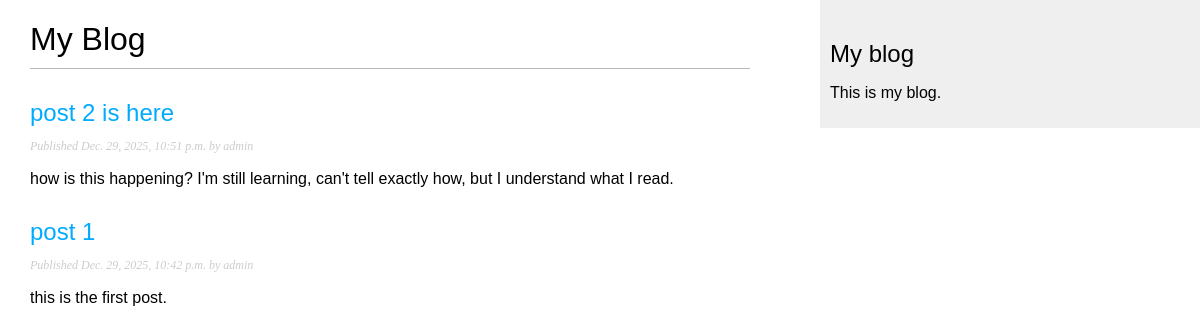
/blog/, run on an earlier commit of the app's database.
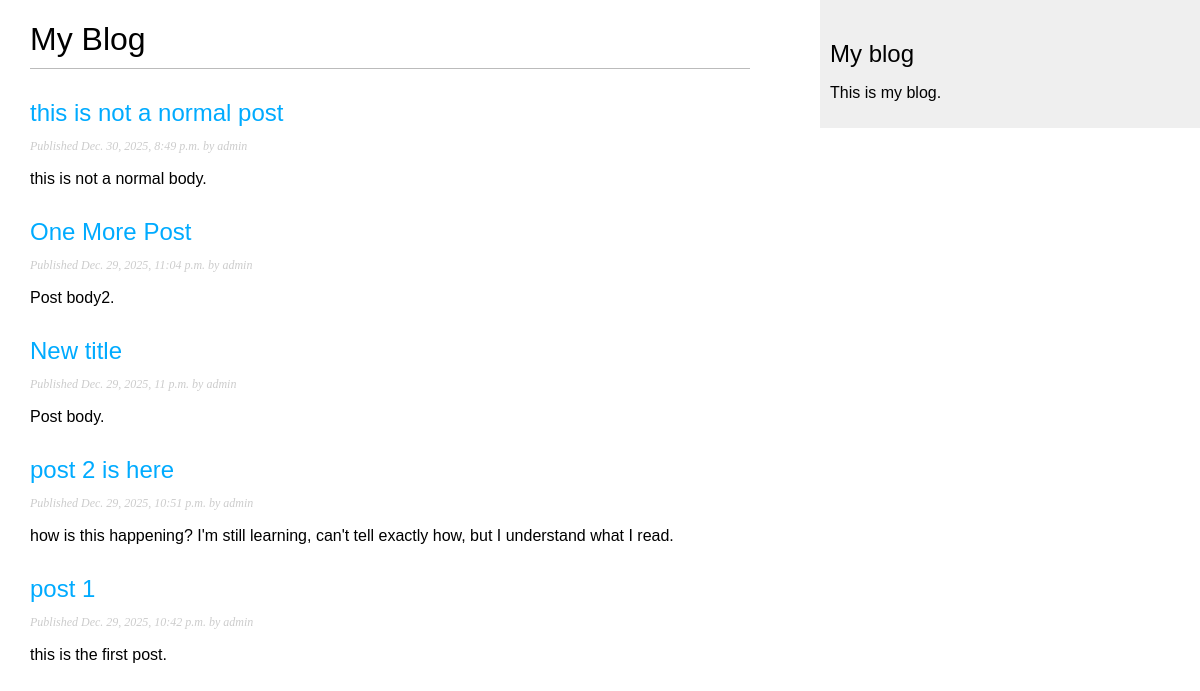
And on a later commit of the database.
### blog/models.py (models this page shows, shortened)
class Post(models.Model):
    class Status(models.TextChoices):
        DRAFT = 'DF', 'Draft'
        PUBLISHED = 'PB', 'Published'
    title = models.CharField(max_length=250)
    slug = models.SlugField(max_length=250)
    author = models.ForeignKey(
        settings.AUTH_USER_MODEL,
        on_delete=models.CASCADE,
        related_name='blog_posts'
    )
    body = models.TextField()
    publish = models.DateTimeField(default=timezone.now)
    created = models.DateTimeField(auto_now_add=True)
    updated = models.DateTimeField(auto_now=True)
    status = models.CharField(
    max_length=2,
    choices=Status,
    default=Status.DRAFT
    )
    objects = models.Manager() # The default manager.
    published = PublishedManager() # Our custom manager.
    class Meta:
        ordering = ['-publish']
        indexes = [
            models.Index(fields=['-publish']),
        ]

### blog/views.py (the view)
# urls.py: path('', views.post_list, name='post_list'),
def post_list(request):
    posts = Post.published.all()
    return render(
        request,
        'blog/post/list.html',
        {'posts': posts}
    )

### blog/models.py (called while the page is built)
    def get_queryset(self):
        return (
            super().get_queryset().filter(status=Post.Status.PUBLISHED)
        )

### blog/templates/blog/post/list.html (shortened to what this page needs)
{% extends "blog/base.html" %}
{% block content %}
    <h1>My Blog</h1>
    {% for post in posts %}
        <h2>
            <a href="{% url 'blog:post_detail' post.id %}">
                {{ post.title }}
            </a>
        </h2>
        <p class="date">
        Published {{ post.publish }} by {{ post.author }}
        </p>
        {{ post.body|truncatewords:30|linebreaks }}
    {% endfor %}
{% endblock %}

What changed in the data, as far as the page shows it:
added Post: title "this is not a normal post", publish "Dec. 30, 2025, 8:49 p.m.", author "admin", body "this is not a normal body."
now on this page (row edited): Post: title "One More Post", publish "Dec. 29, 2025, 11:04 p.m.", author "admin", body "Post body2."
now on this page (row edited): Post: title "New title", publish "Dec. 29, 2025, 11 p.m.", author "admin", body "Post body."
